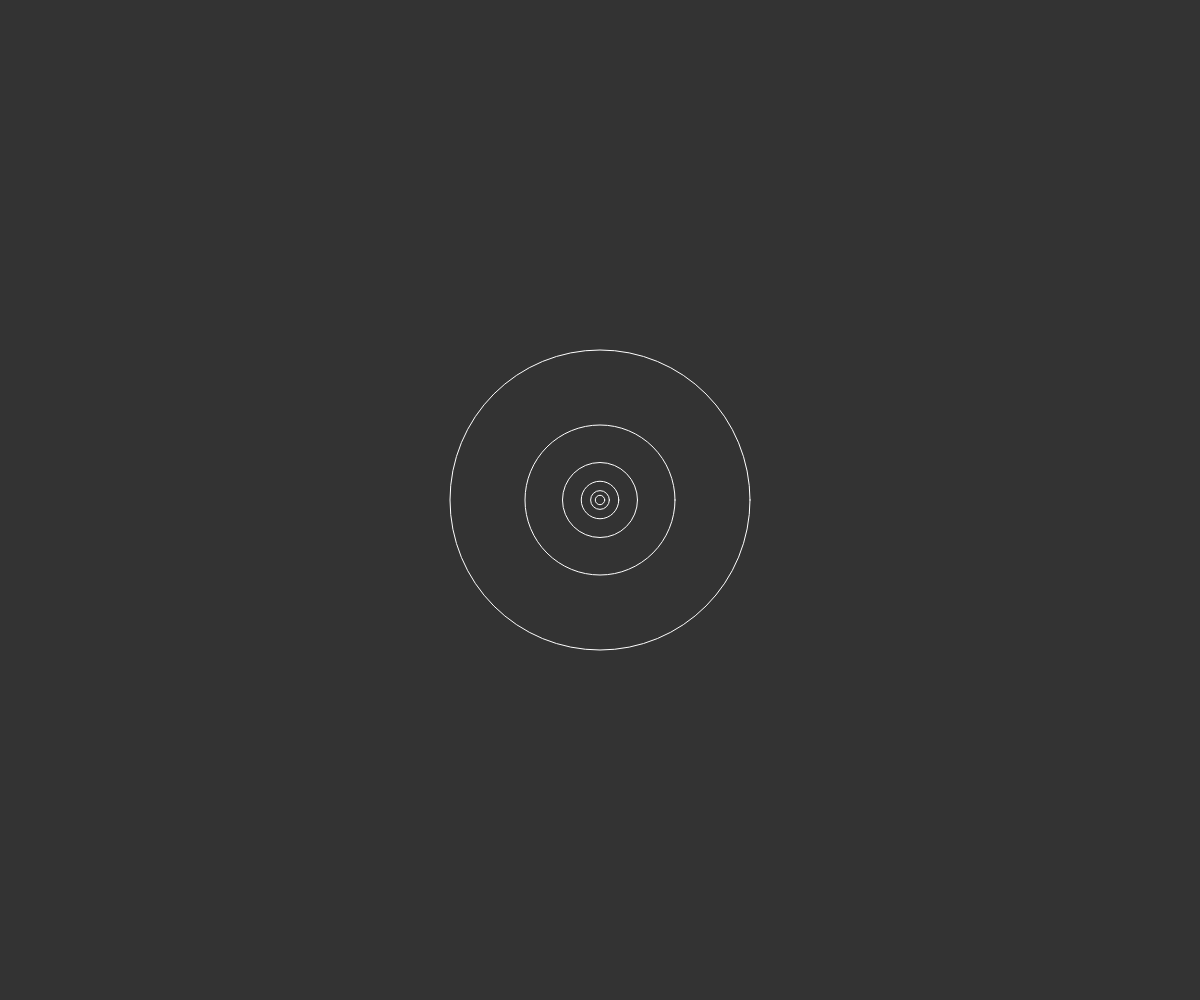
Frame 1 (no input)
Frame 2 (the mouse pressed at the canvas centre, redrawn once): identical to frame 1, image omitted

The p5.js sketch that drew this single still picture (run headless with seeded random() and noise() and a simulated clock; the mouse was pressed at the canvas centre and the sketch redrawn once):

// p5.js sketch
// ── sketch.js
function setup() {  
  createCanvas(windowWidth, windowHeight);  
}

function draw() {
  background(51);
  stroke(255);
  noFill();
  noLoop(); //O noLoop é pra fazer o draw executar apenas uma vez.
  
  drawCircle(width / 2, height / 2, 300); //Desenhe a ellipse  
}

//Ele ficara executando essa mesma função até obter a saida dela.
function drawCircle(x, y, d){
 ellipse(x, y, d, d); //Imprima a ellipse com o d recebido pela propria função.
 
 if(d > 10){ //Esse if é o que produz a saida final desse loop.
  drawCircle(x, y, d/ 2); //Note que o que envio para a mesma função é sempre
  print(d); //O d / 2, que terá sempre valores diferentes até o if ser falso.
 }
 
}
